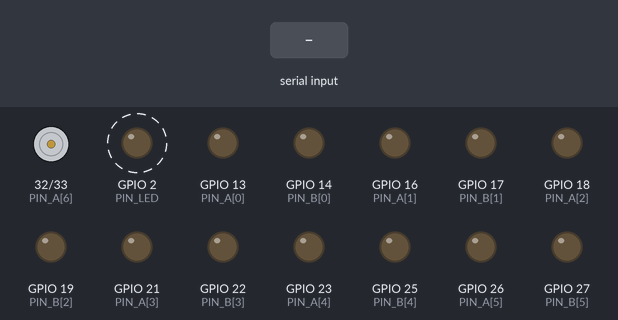
Bench run of a sketch on a simulated ESP32. Shown: motor-driver pin pairs drawn as motors (green arrow = first pin HIGH = forward, orange = second pin HIGH = backward, longer = more drive), output pins drawn as LEDs (lit = HIGH). Dashed ring = blinking. The inputs (shaded band) are chosen by the test bench. Nothing arrives over Bluetooth unless stated; a phone connects over Bluetooth LE 3 s after start; pins used as bus, display or sensor lines are not drawn; what the sketch prints to the serial monitor is not drawn.

Above: at 1.2 s.
1.3 s: "t7\n" received over Serial
4.3 s: "t7\n" received over Serial
At 6.7 s:
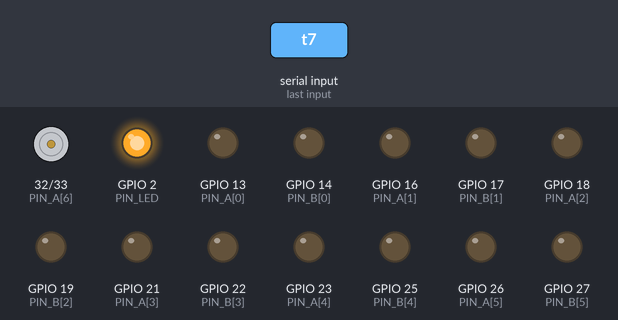
Timing chart, 0 to 8.2 s (numbered marks = the images above; inputs shaded):
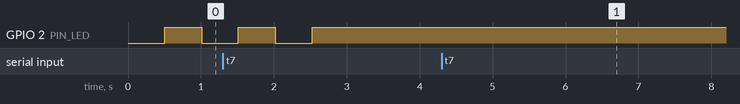

The sketch:

om-chakra-device.ino
```cpp
/*
 * Om Chakra Device — firmware for an ESP32 driving 7 vibration pads (one per chakra)
 * via 4 × DRV8833 dual H-bridges, controlled over Bluetooth LE by the Om app.
 * Protocol: docs/DEVICE_PROTOCOL.md (v1). The app does all sequencing; this only executes commands.
 *
 * Board:     ESP32 Dev Module (ESP32-WROOM-32 DevKit)
 * Core:      Arduino-ESP32 3.x (Boards Manager: "esp32" by Espressif Systems)
 * Library:   NimBLE-Arduino 1.4.x by h2zero (Library Manager)
 *
 * NOTE: written to the protocol and tested in the app with a simulated device; not yet run on
 * real hardware. Follow the bench test in the setup guide before strapping it on.
 */
#include <Arduino.h>
#include <NimBLEDevice.h>

/* ------------------------------------------------------------------ settings */

// Actuator type: 1 = tactile transducers (true sine at the set frequency),
//                0 = ERM coin motors (pulsed on/off at the set frequency).
#define ACTUATOR_TRANSDUCER 1

// Maximum drive (0–1023) at 100 % intensity. Lower this if pads are too strong or drivers get hot.
#define MAX_DUTY 900

#define DEVICE_NAME "Om Chakra Device"
#define OM_SERVICE "6f6d0001-6368-616b-7261-2d6f6d646576"
#define OM_CONTROL "6f6d0002-6368-616b-7261-2d6f6d646576"
#define OM_STATUS "6f6d0003-6368-616b-7261-2d6f6d646576"

// Pin map: channel n (1 = Muladhara … 7 = Sahasrara) → DRV8833 inputs (IN_A, IN_B).
//   Driver 1: AIN1/AIN2 = ch1, BIN1/BIN2 = ch2      Driver 2: ch3, ch4
//   Driver 3: ch5, ch6                               Driver 4: AIN = ch7 (B unused)
static const uint8_t PIN_A[7] = {13, 16, 18, 21, 23, 26, 32};
static const uint8_t PIN_B[7] = {14, 17, 19, 22, 25, 27, 33};
static const uint8_t PIN_SLEEP = 4;   // all four DRV8833 nSLEEP pins tied together
static const uint8_t PIN_LED = 2;     // on-board LED: blinks while advertising, solid when connected

static const uint32_t PWM_CARRIER_HZ = 20000;  // above hearing
static const uint8_t PWM_BITS = 10;            // duty 0–1023
static const uint32_t MAX_RUN_MS = 10UL * 60UL * 1000UL;  // safety cap per vibration

/* ------------------------------------------------------------------ channel state */

struct Channel {
  volatile bool on = false;
  volatile float freq = 10;        // Hz, 10–100
  volatile float level = 0;        // 0–1
  volatile uint32_t stopAt = 0;    // millis(); 0 = until STOP (still capped by MAX_RUN_MS)
  volatile uint32_t startedAt = 0;
  float phase = 0;                 // 0–1, owned by the drive task
};
static Channel ch[7];
static portMUX_TYPE chMux = portMUX_INITIALIZER_UNLOCKED;

static NimBLECharacteristic *statusChar = nullptr;
static volatile bool connected = false;
static volatile bool statusDirty = true;

static uint8_t activeMask() {
  uint8_t m = 0;
  for (int i = 0; i < 7; i++) if (ch[i].on) m |= (1 << i);
  return m;
}

static void startChannel(int i, uint16_t freq, uint8_t intensity, uint32_t durMs) {
  portENTER_CRITICAL(&chMux);
  ch[i].freq = constrain(freq, 10, 100);
  ch[i].level = intensity / 255.0f;
  ch[i].startedAt = millis();
  ch[i].stopAt = durMs ? millis() + durMs : 0;
  ch[i].on = intensity > 0;
  portEXIT_CRITICAL(&chMux);
  statusDirty = true;
}

static void stopChannel(int i) {
  portENTER_CRITICAL(&chMux);
  ch[i].on = false;
  portEXIT_CRITICAL(&chMux);
  ledcWrite(PIN_A[i], 0);
  ledcWrite(PIN_B[i], 0);
  statusDirty = true;
}

static void stopAll() {
  for (int i = 0; i < 7; i++) stopChannel(i);
}

/* ------------------------------------------------------------------ command parser (protocol v1) */

static void handleCommand(const uint8_t *b, size_t n) {
  if (n < 1) return;
  switch (b[0]) {
    case 0x01: {  // PLAY ch freqLo freqHi intensity durLo durHi
      if (n < 7 || b[1] < 1 || b[1] > 7) return;
      startChannel(b[1] - 1, b[2] | (b[3] << 8), b[4], b[5] | (b[6] << 8));
      break;
    }
    case 0x02: {  // STOP ch | 0xFF = all
      if (n < 2) return;
      if (b[1] == 0xFF) stopAll();
      else if (b[1] >= 1 && b[1] <= 7) stopChannel(b[1] - 1);
      break;
    }
    case 0x03: {  // HOLD ch freqLo freqHi intensity (continuous; re-send to retune)
      if (n < 5 || b[1] < 1 || b[1] > 7) return;
      startChannel(b[1] - 1, b[2] | (b[3] << 8), b[4], 0);
      break;
    }
    case 0x04:  // PING
      statusDirty = true;
      break;
  }
}

class ControlCallbacks : public NimBLECharacteristicCallbacks {
  void onWrite(NimBLECharacteristic *c) override {
    std::string v = c->getValue();
    handleCommand(reinterpret_cast<const uint8_t *>(v.data()), v.size());
  }
};

class ServerCallbacks : public NimBLEServerCallbacks {
  void onConnect(NimBLEServer *) override {
    connected = true;
    statusDirty = true;
  }
  void onDisconnect(NimBLEServer *) override {
    connected = false;
    stopAll();  // safety: nothing keeps vibrating without the app
    NimBLEDevice::startAdvertising();
  }
};

/* ------------------------------------------------------------------ drive task (sine / pulse synthesis) */

static void driveTask(void *) {
  const float dt = 0.001f;  // 1 kHz update — 10+ samples per cycle at 100 Hz
  for (;;) {
    uint32_t now = millis();
    for (int i = 0; i < 7; i++) {
      Channel &c = ch[i];
      if (!c.on) continue;
      if ((c.stopAt && (int32_t)(now - c.stopAt) >= 0) || now - c.startedAt > MAX_RUN_MS) {
        stopChannel(i);
        continue;
      }
      c.phase += c.freq * dt;
      if (c.phase >= 1) c.phase -= 1;
#if ACTUATOR_TRANSDUCER
      // bipolar sine: positive half drives IN_A, negative half drives IN_B
      float s = sinf(2 * PI * c.phase);
      uint32_t duty = (uint32_t)(fabsf(s) * c.level * MAX_DUTY);
      ledcWrite(PIN_A[i], s >= 0 ? duty : 0);
      ledcWrite(PIN_B[i], s < 0 ? duty : 0);
#else
      // ERM: on for the first part of each cycle (longer at higher intensity), one direction only
      bool onPart = c.phase < (0.25f + 0.6f * c.level);
      ledcWrite(PIN_A[i], onPart ? (uint32_t)(MAX_DUTY * (0.5f + 0.5f * c.level)) : 0);
      ledcWrite(PIN_B[i], 0);
#endif
    }
    vTaskDelay(1);
  }
}

/* ------------------------------------------------------------------ setup / loop */

void setup() {
  Serial.begin(115200);
  pinMode(PIN_LED, OUTPUT);
  pinMode(PIN_SLEEP, OUTPUT);
  digitalWrite(PIN_SLEEP, HIGH);  // wake all DRV8833s
  for (int i = 0; i < 7; i++) {
    ledcAttach(PIN_A[i], PWM_CARRIER_HZ, PWM_BITS);
    ledcAttach(PIN_B[i], PWM_CARRIER_HZ, PWM_BITS);
    ledcWrite(PIN_A[i], 0);
    ledcWrite(PIN_B[i], 0);
  }

  NimBLEDevice::init(DEVICE_NAME);
  NimBLEDevice::setPower(ESP_PWR_LVL_P6);
  NimBLEServer *server = NimBLEDevice::createServer();
  server->setCallbacks(new ServerCallbacks());
  NimBLEService *svc = server->createService(OM_SERVICE);
  NimBLECharacteristic *control = svc->createCharacteristic(OM_CONTROL, NIMBLE_PROPERTY::WRITE | NIMBLE_PROPERTY::WRITE_NR);
  control->setCallbacks(new ControlCallbacks());
  statusChar = svc->createCharacteristic(OM_STATUS, NIMBLE_PROPERTY::READ | NIMBLE_PROPERTY::NOTIFY);
  svc->start();
  NimBLEAdvertising *adv = NimBLEDevice::getAdvertising();
  adv->addServiceUUID(OM_SERVICE);
  adv->setScanResponse(true);
  NimBLEDevice::startAdvertising();

  xTaskCreatePinnedToCore(driveTask, "drive", 4096, nullptr, 2, nullptr, 1);
  Serial.println("Om Chakra Device ready — advertising as \"" DEVICE_NAME "\"");
}

void loop() {
  static uint32_t lastBlink = 0, lastStatus = 0;
  uint32_t now = millis();
  if (connected) digitalWrite(PIN_LED, HIGH);
  else if (now - lastBlink > 500) {
    lastBlink = now;
    digitalWrite(PIN_LED, !digitalRead(PIN_LED));
  }
  // status notification: on change, and every 2 s while connected
  if (statusChar && connected && (statusDirty || now - lastStatus > 2000)) {
    statusDirty = false;
    lastStatus = now;
    uint8_t s[3] = {1, activeMask(), 0xFF /* battery unknown */};
    statusChar->setValue(s, 3);
    statusChar->notify();
  }
  // Serial test commands for the bench test: "t1".."t7" = 1 s pulse at 40 Hz, 60 %; "s" = stop all
  if (Serial.available()) {
    String cmd = Serial.readStringUntil('\n');
    cmd.trim();
    if (cmd == "s") stopAll();
    else if (cmd.length() == 2 && cmd[0] == 't' && cmd[1] >= '1' && cmd[1] <= '7') {
      startChannel(cmd[1] - '1', 40, 153, 1000);
      Serial.printf("Pulse on channel %c\n", cmd[1]);
    }
  }
  delay(5);
}
```
